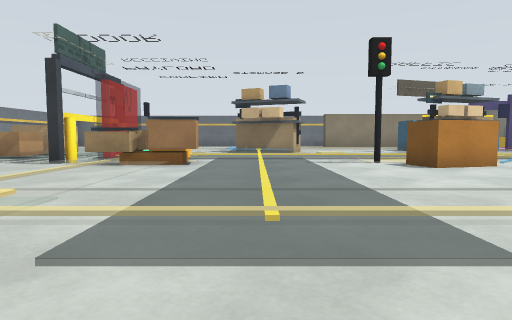
View 1 (above)

19 first-person views from a walk through a robot-simulator world made for Gazebo. The camera is 0.31 m above the floor, tilts 4° down and sees 75° across. The floor is counted in squares, 0.5 m on a side. Each view is taken from the middle of a square. On the plan, view 1 faces up. The plan holds only what a view shows up to about 10 squares ahead; the rest is blank. Robots are left out.

View 2
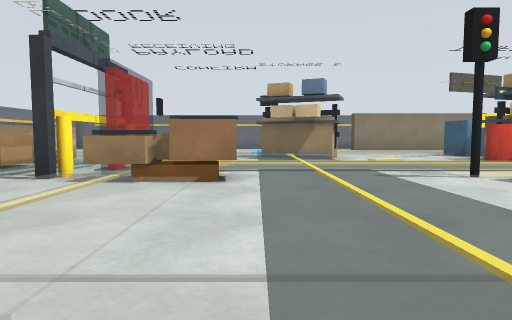

View 3
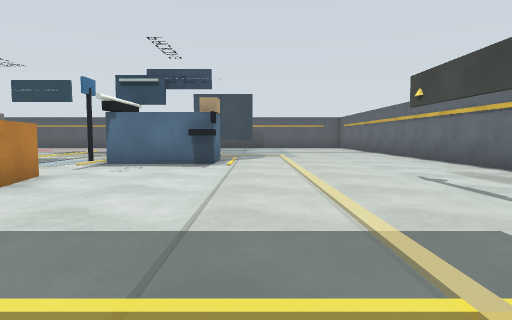

View 4
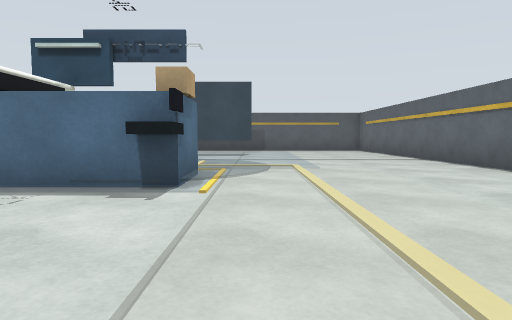

View 5
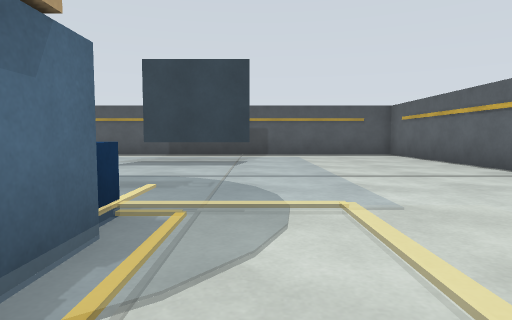

View 6
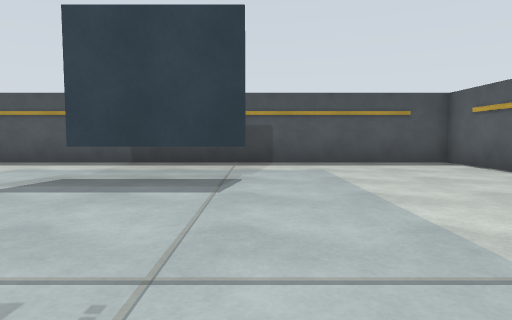

View 7
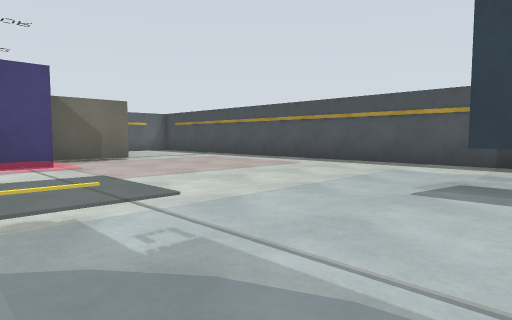

View 8
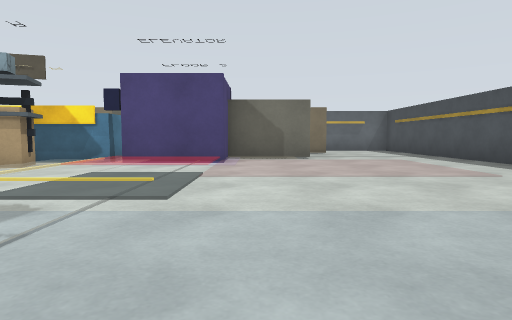

View 9
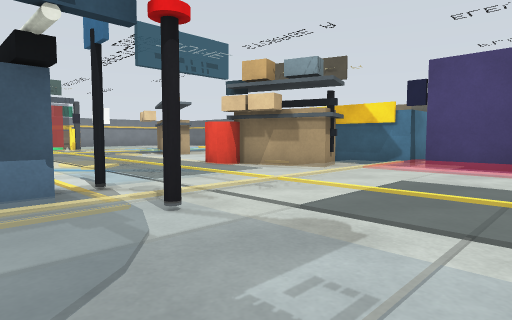

View 10
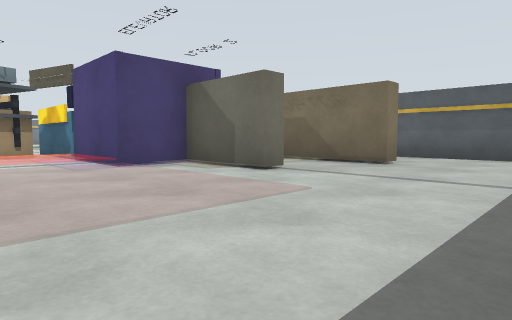

View 11
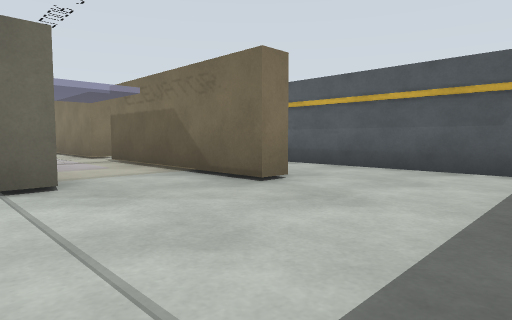

View 12
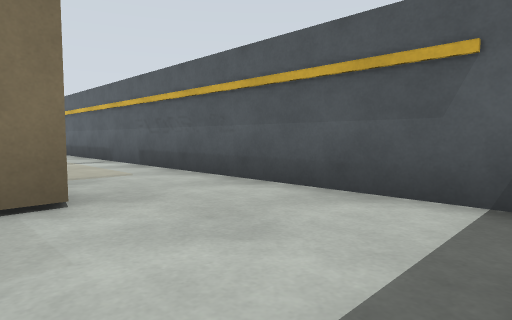

View 13
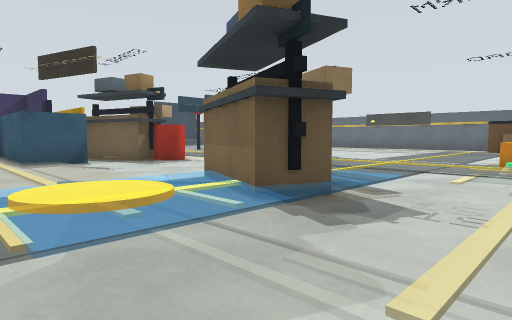

View 14
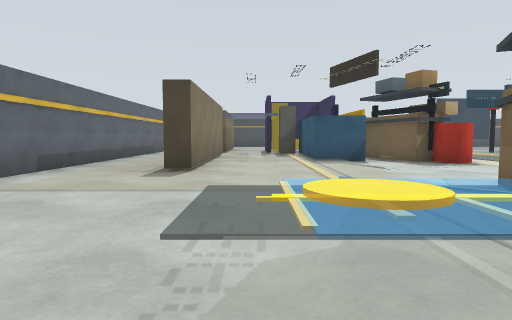

View 15
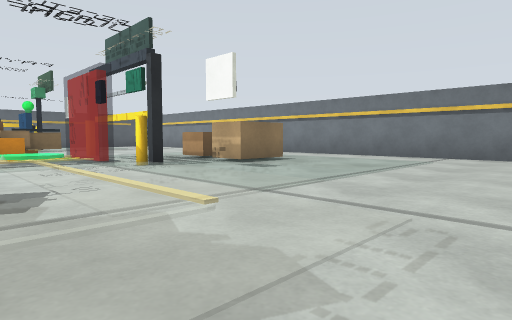

View 16
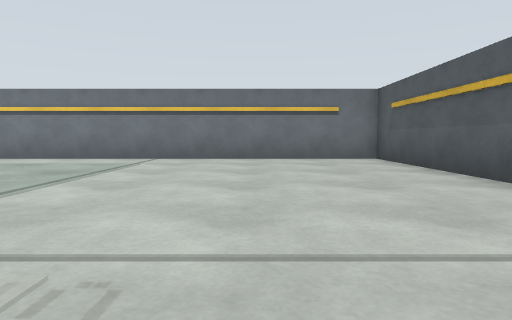

View 17
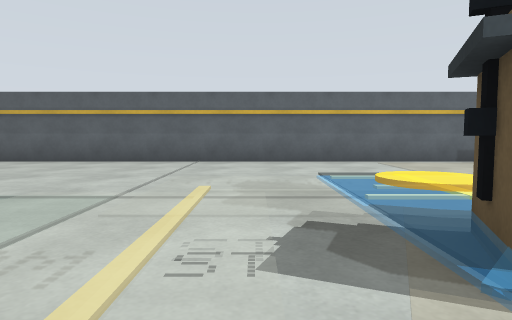

View 18
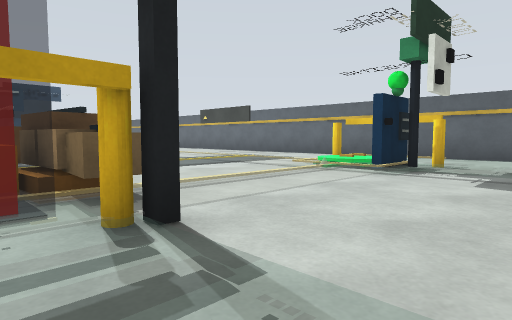

View 19
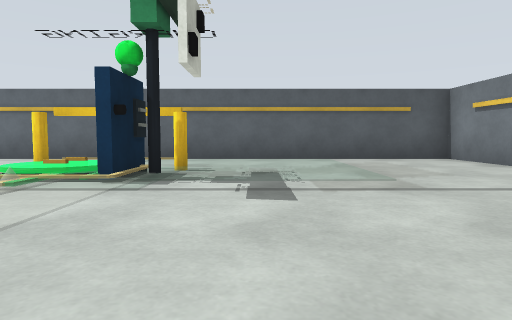

### Floor plan
Key: @ floor where view 1 was taken; # wall or solid block; . main floor; : floor 0.05 m higher than the main floor; + floor 0.1 m higher than the main floor; / step, stairs or slope; = window, fence, low wall or low ledge; B brown box; R orange box; P yellow pole; L black pole; A pallet; C red cylinder; U blue box; K black box; T thing the floor can be seen under or through; O other object.
Columns run from 12 left of view 1 to 21 right of it. Each row starts with its distance up from view 1.
 22 #################################
 21 #...................  ...........
 20 #............///////    ////.....
 19 #............/::#######:#####....
 18 #............/:::::: :::::::.....
 17 #......../////::::::   :::::.....
 16 #........::/+/::::::     ###.....
 15 #...::::::://+:::::UUUU  O:/.....#
 14 #...::::::/#BB.....UUUU OO/////..#
 13 #...::::::/#  B....BBB/++/::::/..#
 12 #...BB::::/=:/....CCB:/++/::::/..
 11 #.  BB:OP://:///..C..::/./::::/..
 10     BB:: / :::::::::::::://////..#
  9      ::: /R::::::::::::::/.......#
  8      :::PRR/:/.LB./UL:L/.........#
  7      ...:AO/:/..BB..UU::::::::...#
  6      ...:://:/......UU:::::::T...#
  5     ....:://:/......K  ::::::T...#
  4    .....:://:/......KAA::::::T...#
  3    .....: ::::::::::::::::::::...#
  2   ../:::L+::::::::::::/:::::::...#
  1  .../::PO:P////////////..........#
  0 #.../:::/# .@ ...................#
 -1 #...//////...   .................#
 -2 #.............   ................#
 -3 ##############    ################

Where each view was taken, in squares from view 1:
view 1: 0 up, 0 right, facing up
view 2: 2 up, 1 left, facing up
view 3: 3 up, 1 left, facing right
view 4: 3 up, 3 right, facing right
view 5: 3 up, 7 right, facing right
view 6: 3 up, 11 right, facing right
view 7: 5 up, 11 right, facing up-right
view 8: 5 up, 14 right, facing up
view 9: 6 up, 13 right, facing up-left
view 10: 11 up, 20 right, facing up-left
view 11: 15 up, 20 right, facing up-left
view 12: 18 up, 20 right, facing up-left
view 13: 17 up, 3 left, facing down-right
view 14: 17 up, 3 left, facing right
view 15: 18 up, 1 left, facing down-left
view 16: 18 up, 2 left, facing left
view 17: 12 up, 2 left, facing up
view 18: 9 up, 7 left, facing down-right
view 19: 7 up, 6 left, facing down
